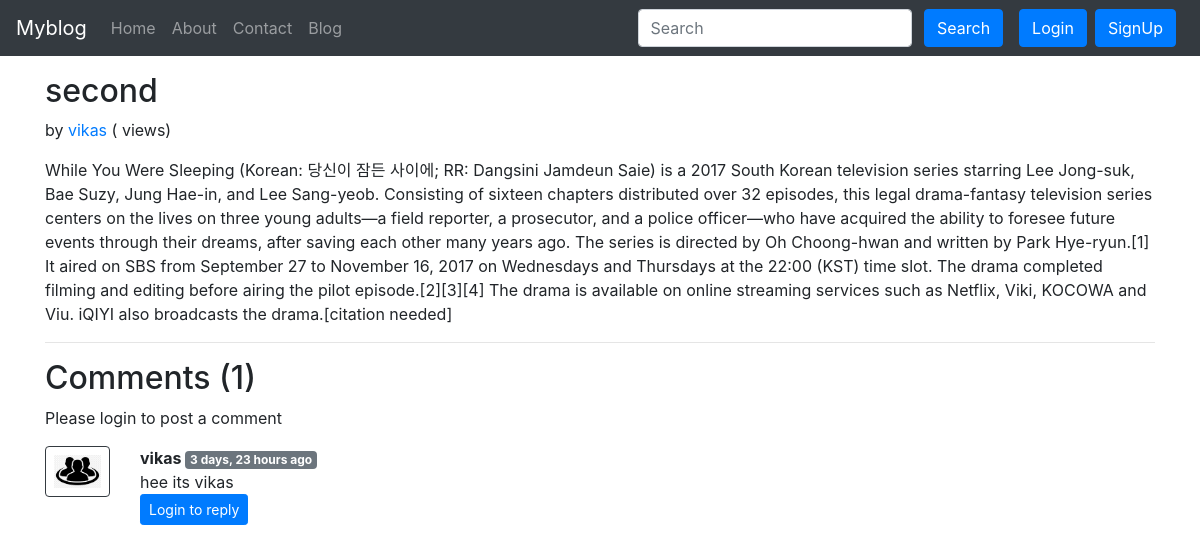
Screenshot of /blog/secondPost with the database file from the repository.
### blog/models.py (models this page shows, shortened)
class Post(models.Model):
    sno=models.AutoField(primary_key=True)
    title=models.CharField(max_length=255)
    author=models.CharField(max_length=14)
    slug=models.CharField(max_length=130,blank=True, null=True)
    timestamp= models.DateTimeField(default=now)
    content=models.TextField()

class BlogComment(models.Model):
    sno= models.AutoField(primary_key=True)
    comment=models.TextField()
    user=models.ForeignKey(User, on_delete=models.CASCADE)
    post=models.ForeignKey(Post, on_delete=models.CASCADE)
    parent=models.ForeignKey('self',on_delete=models.CASCADE, null=True )
    timestamp= models.DateTimeField(default=now)

### blog/views.py (the view)
# urls.py: path('<str:slug>', views.blogPost, name='blogPost'),
def blogPost(request, slug):
    post=Post.objects.filter(slug=slug).first()
    comments= BlogComment.objects.filter(post=post, parent=None)
    replies= BlogComment.objects.filter(post=post).exclude(parent=None)
    replyDict={}
    for reply in replies:
        if reply.parent.sno not in replyDict.keys():
            replyDict[reply.parent.sno]=[reply]
        else:
            replyDict[reply.parent.sno].append(reply)
    context={'post':post, 'comments': comments, 'user': request.user, 'replyDict': replyDict}
    return render(request, "blog/blogPost.html", context)

### blog/templatetags/extras.py (called while the page is built)
@register.filter(name='get_val')
def get_val(dict, key):
    return dict.get(key)

### templates/blog/blogPost.html (shortened to what this page needs)
{% extends 'base.html' %}
{% block body %}
{% load humanize %}
{% load extras %}
<div class="container my-3">
    <h2 class="blog-post-title">{{post.title}}</h2>
    <p class="blog-post-meta">{{post.timeStamp}} by <a href="/about">{{post.author}}</a> (<span > {{post.views}} views</span>)</p>
    <p>{{post.content|safe}}</p>
    <hr>
</div>
<div class="container">
    <h2> Comments ({{comments.count}}) </h2>
    <div class="my-2">
        {% if user.is_authenticated %}
        <form action="/blog/postComment" method="post">
            {% csrf_token %}
            <div class="form-group">
                <label for="exampleInputEmail1">Post Comment </label>
                <input type="text" class="form-control" name="comment" placeholder="Enter comment here">
            </div>
            <input type="hidden" name="postSno" value="{{post.sno}}">
            <input type="hidden" name="parentSno" value="">
            <button type="submit" class="btn btn-primary">Submit</button>
        </form>
        {% else %}
        Please login to post a comment
        {% endif %}
    </div>
    {% for comment in comments %}
    <div class="row my-3">
        <div class="col-md-1  ">
            <img class="rounded mx-auto d-block w-100 border border-dark p-2" src="/static/img/user.png" alt="user">
        </div>
        <div class="col-md-11 ">
            <b> {{comment.user.username}} </b> <span class="badge badge-secondary ">{{comment.timestamp| naturaltime}}</span>
            <div>{{comment.comment}}</div>
            <div class="reply mx-0">
                {% if user.is_authenticated %}
                <button class="btn btn-sm btn-primary" type="button" data-toggle="collapse" data-target="#replyBox{{comment.sno}}" aria-expanded="false" aria-controls="replyBox{{comment.sno}}">
                    Reply
                </button>
                <div class="collapse" id="replyBox{{comment.sno}}">
                    <div class="card card-body my-2">
                        <form action="/blog/postComment" method="post">
                            {% csrf_token %}
                            <div class="form-group">
                                <label for="comment">Post a reply </label>
                                <input type="text" class="form-control" name="comment" placeholder="Enter comment here">
                                <input type="hidden" name="parentSno" value="{{comment.sno}}">
                            </div>
                            <input type="hidden" name="postSno" value="{{post.sno}}">
                            <button type="submit" class="btn btn-primary">Submit</button>
                        </form>
                    </div>
                </div>
                {% else %}
                <button class="btn btn-sm btn-primary" type="button" data-toggle="collapse" data-target="#replyBox{{comment.sno}}" aria-expanded="false" aria-controls="replyBox{{comment.sno}}">
                    Login to reply
                </button>
                {% endif %}
            </div>
        </div>
    </div>
    {% endfor %}
</div>
{% endblock %}

### rows the page displays
Post: title "second", author "vikas", content "While You Were Sleeping (Korean: 당신이 잠든 사이에; RR: Dangsini Jamdeun Saie) is a 2017 South Korean television series starring Lee Jong-suk, Bae Suzy, Jung Hae-in, and Lee Sang-yeob. Consisting of sixteen chapters distributed over 32 episodes, this legal drama-fantasy television series centers on the lives on three young adults—a field reporter, a prosecutor, and a police officer—who have acquired the ability to foresee future events through their dreams, after saving each other many years ago. The series is directed by Oh Choong-hwan and written by Park Hye-ryun.[1] It aired on SBS from September 27 to November 16, 2017 on Wednesdays and Thursdays at the 22:00 (KST) time slot. The drama…"
BlogComment: user.username "vikas", timestamp "3 days, 23 hours ago", comment "hee its vikas"

### other values shown
{{ comments.count }} "1"
